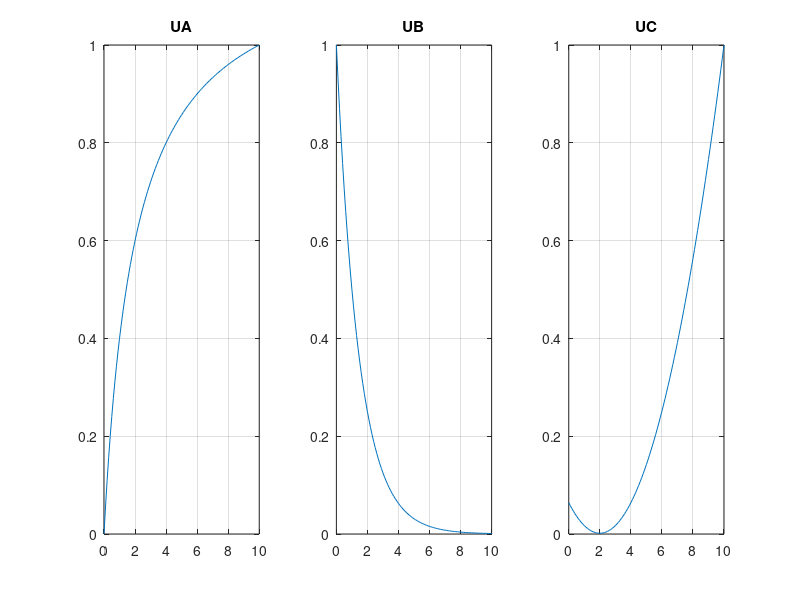
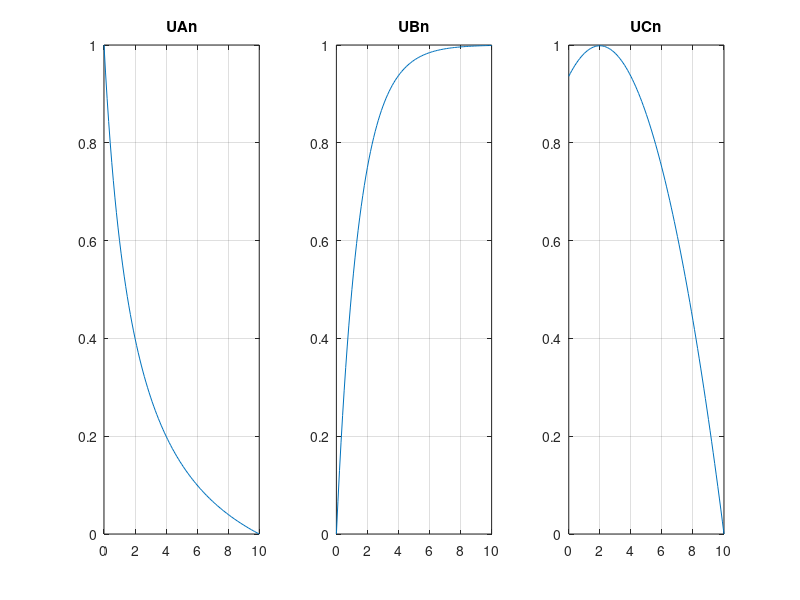
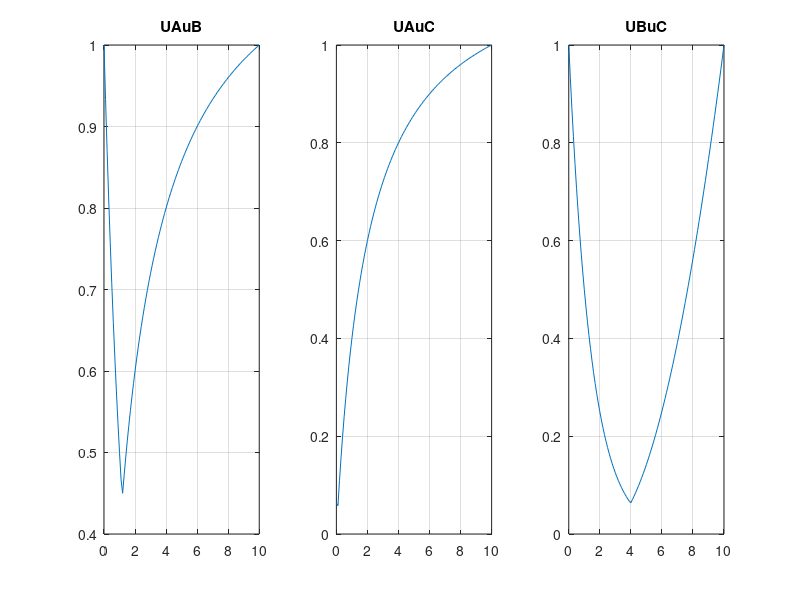
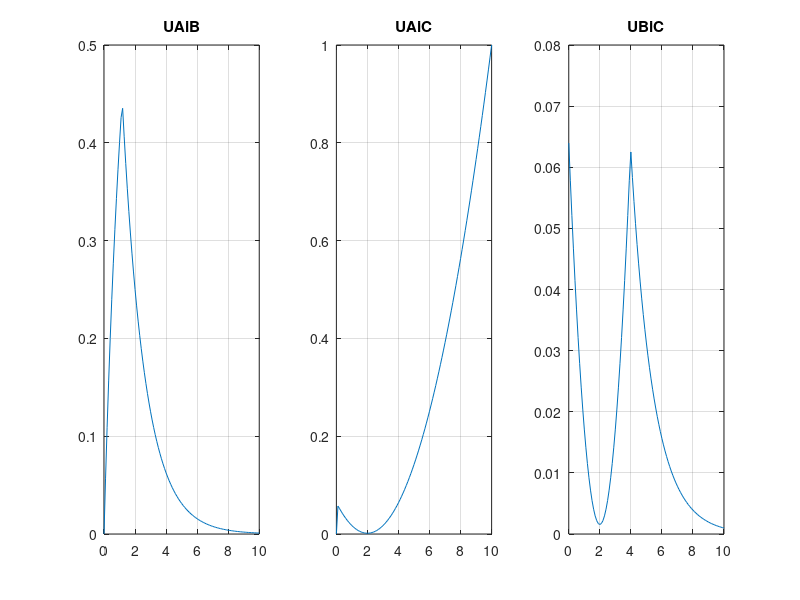

These figures' MATLAB source, in order:
clc,clear all,close all
X=0:0.1:10;
%conjuntos difusos iniciales 
ua=X./(X+2);
uB=2.^-X;
uC=1./1+10*((X-2).^2);
uC=uC/max(uC);
uA=ua/max(ua); %se normaliza para tener grado de pertenecia maximo en 1
figure
subplot(1,3,1),plot(X,uA),title('UA'),grid on
subplot(1,3,2),plot(X,uB),title('UB'),grid on
subplot(1,3,3),plot(X,uC),title('UC'),grid on 
%Complementos
uAn=1-uA;
uBn=1-uB;
uCn=1-uC;
figure
subplot(1,3,1),plot(X,uAn),title('UAn'),grid on
subplot(1,3,2),plot(X,uBn),title('UBn'),grid on
subplot(1,3,3),plot(X,uCn),title('UCn'),grid on 

%Union 
    UAuB=max([uA;uB]);
    UAuC=max([uA;uC]);
    UBuC=max([uB;uC]);
figure
subplot(1,3,1),plot(X,UAuB),title('UAuB'),grid on
subplot(1,3,2),plot(X,UAuC),title('UAuC'),grid on
subplot(1,3,3),plot(X,UBuC),title('UBuC'),grid on 

%Interseccion 

    UAiB=min([uA;uB]);
    UAiC=min([uA;uC]);
    UBiC=min([uB;uC]);
    UAiCn=min([uA;uCn]);
    UBniC=min([uBn;uC]);

figure
subplot(1,3,1),plot(X,UAiB),title('UAiB'),grid on
subplot(1,3,2),plot(X,UAiC),title('UAiC'),grid on
subplot(1,3,3),plot(X,UBiC),title('UBiC'),grid on
%leyes de de moorgan
AiCnn=1-UAiCn;
BniCn=1-UBniC;
AuCn=1-UAuC;
figure
subplot(1,3,1),plot(X,AiCnn),title('Aicnn'),grid on
subplot(1,3,2),plot(X,BniCn),title('BniCn'),grid on
subplot(1,3,3),plot(X,AuCn),title('AuCn'),grid on

